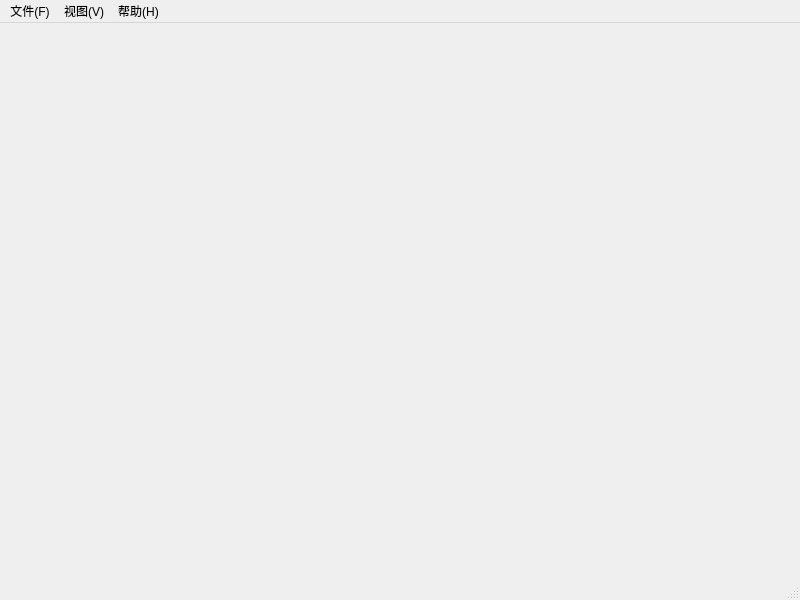
<?xml version="1.0" encoding="UTF-8"?>
<ui version="4.0">
 <class>MainWindow</class>
 <widget class="QMainWindow" name="MainWindow">
  <property name="geometry">
   <rect>
    <x>0</x>
    <y>0</y>
    <width>800</width>
    <height>600</height>
   </rect>
  </property>
  <property name="windowTitle">
   <string>Fbur</string>
  </property>
  <property name="windowIcon">
   <iconset resource="resource.qrc">
    <normaloff>:/ico/images/Fbur.png</normaloff>:/ico/images/Fbur.png</iconset>
  </property>
  <property name="tabShape">
   <enum>QTabWidget::Rounded</enum>
  </property>
  <widget class="QWidget" name="centralWidget"/>
  <widget class="QMenuBar" name="menuBar">
   <property name="geometry">
    <rect>
     <x>0</x>
     <y>0</y>
     <width>800</width>
     <height>25</height>
    </rect>
   </property>
   <widget class="QMenu" name="menu_help">
    <property name="title">
     <string>帮助(H)</string>
    </property>
    <addaction name="action_Fbur"/>
    <addaction name="action_Fubowen"/>
   </widget>
   <widget class="QMenu" name="menu_2">
    <property name="title">
     <string>文件(F)</string>
    </property>
    <widget class="QMenu" name="menu">
     <property name="title">
      <string>导出</string>
     </property>
     <addaction name="action_ExLP"/>
     <addaction name="action_ExHC"/>
    </widget>
    <addaction name="action_import"/>
    <addaction name="menu"/>
    <addaction name="separator"/>
    <addaction name="action_exit"/>
   </widget>
   <widget class="QMenu" name="menu_5">
    <property name="title">
     <string>视图(V)</string>
    </property>
    <widget class="QMenu" name="menu_6">
     <property name="title">
      <string>型线图</string>
     </property>
     <property name="icon">
      <iconset resource="resource.qrc">
       <normaloff>:/ico/images/barcode.png</normaloff>:/ico/images/barcode.png</iconset>
     </property>
     <addaction name="action_X"/>
     <addaction name="action_Y"/>
     <addaction name="action_Z"/>
    </widget>
    <addaction name="menu_6"/>
    <addaction name="action_drawHyCur"/>
   </widget>
   <addaction name="menu_2"/>
   <addaction name="menu_5"/>
   <addaction name="menu_help"/>
  </widget>
  <widget class="QStatusBar" name="statusBar"/>
  <action name="action_Fbur">
   <property name="icon">
    <iconset resource="resource.qrc">
     <normaloff>:/ico/images/info.png</normaloff>:/ico/images/info.png</iconset>
   </property>
   <property name="text">
    <string>关于Fbur</string>
   </property>
   <property name="toolTip">
    <string>关于Fbur</string>
   </property>
  </action>
  <action name="action_Fubowen">
   <property name="icon">
    <iconset resource="resource.qrc">
     <normaloff>:/ico/images/info.png</normaloff>:/ico/images/info.png</iconset>
   </property>
   <property name="text">
    <string>关于作者</string>
   </property>
  </action>
  <action name="action_import">
   <property name="icon">
    <iconset resource="resource.qrc">
     <normaloff>:/ico/images/folder.png</normaloff>:/ico/images/folder.png</iconset>
   </property>
   <property name="text">
    <string>导入</string>
   </property>
  </action>
  <action name="action_calculate">
   <property name="text">
    <string>整体参数</string>
   </property>
  </action>
  <action name="action_drawHyCur">
   <property name="icon">
    <iconset resource="resource.qrc">
     <normaloff>:/ico/images/image.png</normaloff>:/ico/images/image.png</iconset>
   </property>
   <property name="text">
    <string>静水力曲线图</string>
   </property>
  </action>
  <action name="action_X">
   <property name="icon">
    <iconset resource="resource.qrc">
     <normaloff>:/ico/images/barcode.png</normaloff>:/ico/images/barcode.png</iconset>
   </property>
   <property name="text">
    <string>横剖面图</string>
   </property>
  </action>
  <action name="action_Y">
   <property name="icon">
    <iconset resource="resource.qrc">
     <normaloff>:/ico/images/barcode.png</normaloff>:/ico/images/barcode.png</iconset>
   </property>
   <property name="text">
    <string>纵剖面图</string>
   </property>
  </action>
  <action name="action_Z">
   <property name="icon">
    <iconset resource="resource.qrc">
     <normaloff>:/ico/images/barcode.png</normaloff>:/ico/images/barcode.png</iconset>
   </property>
   <property name="text">
    <string>水线面图</string>
   </property>
  </action>
  <action name="action_exit">
   <property name="text">
    <string>退出</string>
   </property>
  </action>
  <action name="action_ExLP">
   <property name="text">
    <string>型线图绘图命令</string>
   </property>
  </action>
  <action name="action_ExHC">
   <property name="text">
    <string>静水力曲线绘图命令</string>
   </property>
  </action>
 </widget>
 <layoutdefault spacing="6" margin="11"/>
 <resources>
  <include location="resource.qrc"/>
 </resources>
 <connections/>
</ui>
